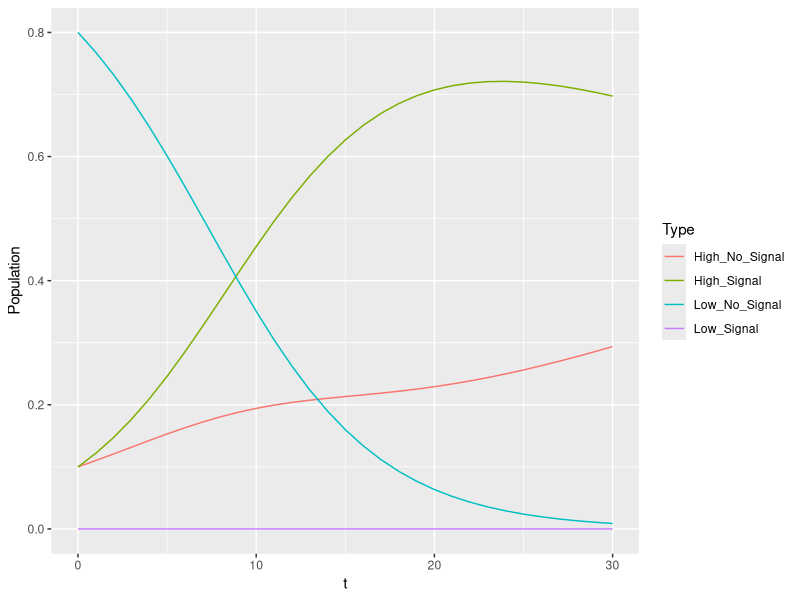
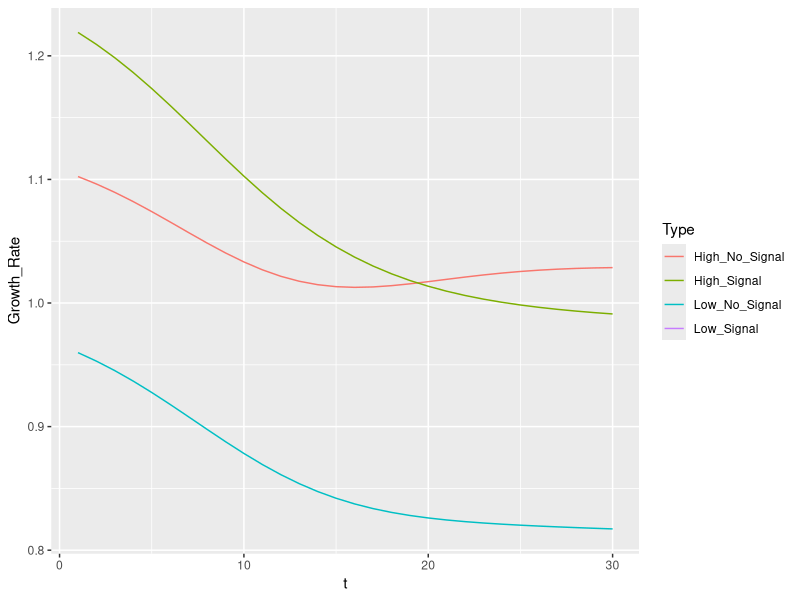
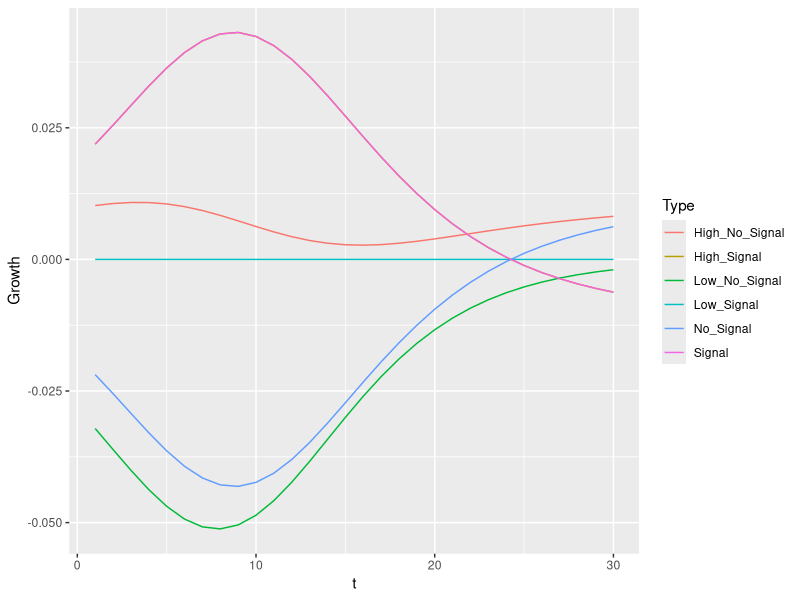
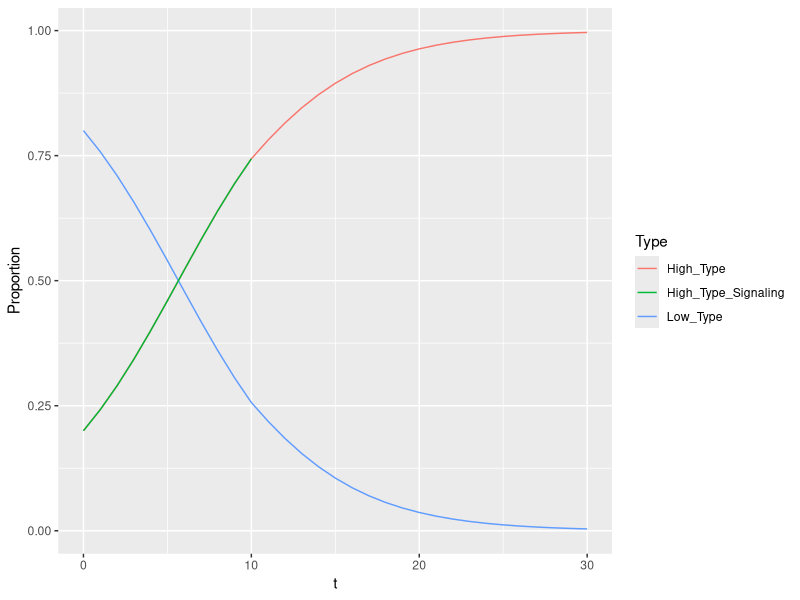
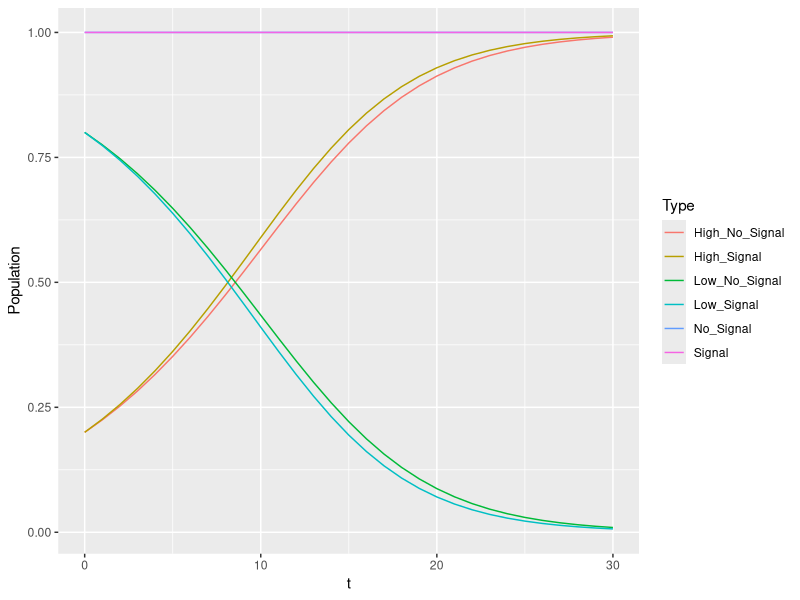
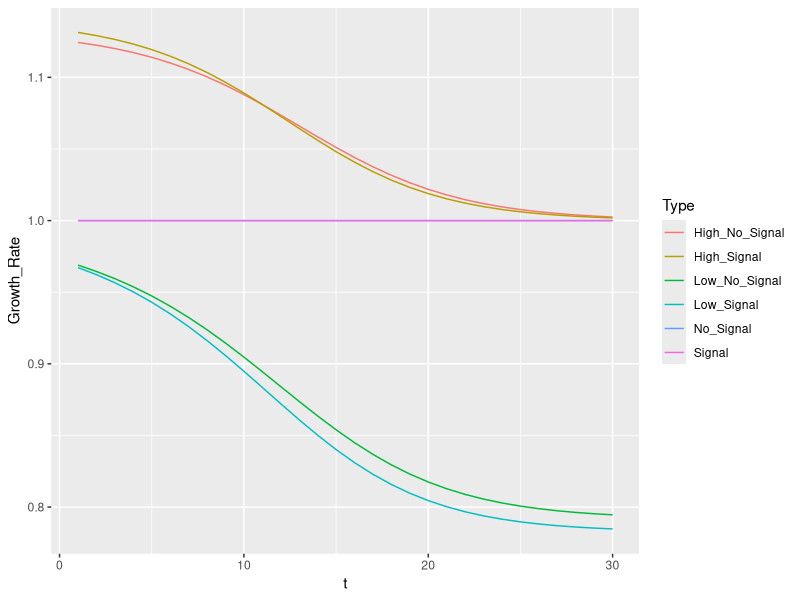
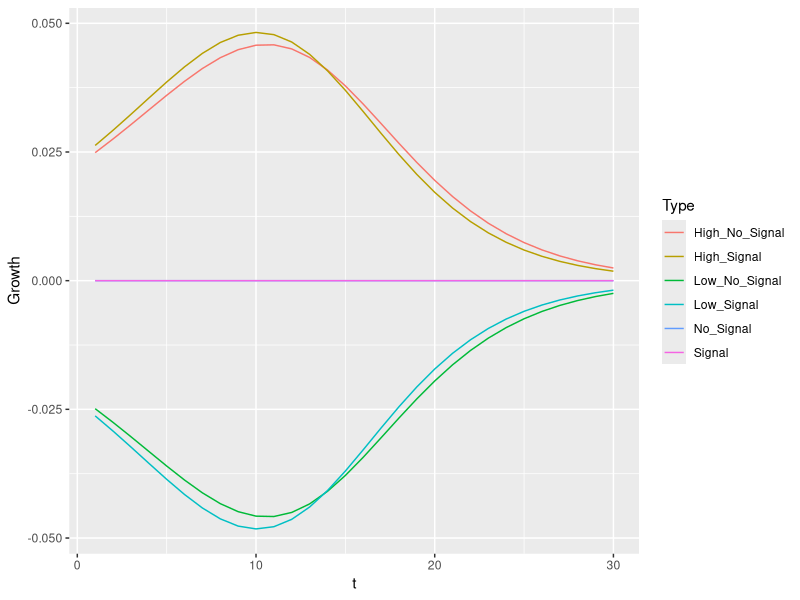
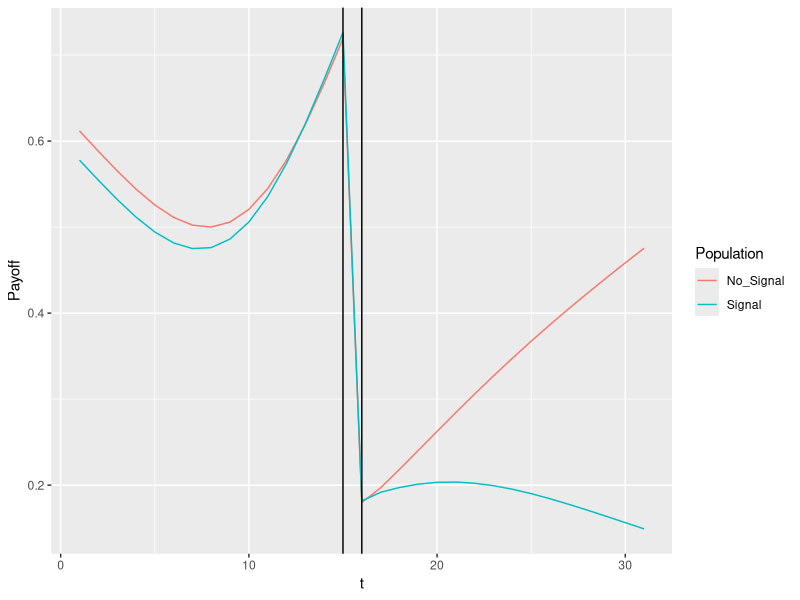

Source code (R) for these figures, in order:
library("tidyverse", "shiny", "stringr")

time = 30
vHH =1.2
vHL = 1.02
vLH = .95
vLL = .9
K = .05
ratio = .2
ratio_l = 0
ratio_h = .5
pop_grow = "Fixed population"
#"Fixed population", "Unbounded exponential growth", "Logistic growth to capacity"
join_scenario = "Fight"
#"Fight", "Merge"

evo = function(ratio, ratio_h, ratio_l, vHH, vHL, vLH, vLL, K, time, pop_grow){
  H_N = (1-ratio_h)*ratio
  H_S = ratio_h*ratio
  L_N = (1-ratio_l)*(1-ratio)
  L_S = ratio_l*(1-ratio)
  pop = data.frame(H_N,H_S,L_N,L_S)
  SHH = max(vHH - K, 0)
  SHL = max(vHL - K, 0)
  SLH = max(vLH - K, 0)
  SLL = max(vLL - K, 0)
  payoffs = data.frame(vHH,vHL,vLH,vLL,SHH,SHL,SLH,SLL)
  expected_payoffs = data.frame()
  for(i in 1:time){
    H_N = as.numeric(tail(pop,1)[1])
    H_S = as.numeric(tail(pop,1)[2])
    L_N = as.numeric(tail(pop,1)[3])
    L_S = as.numeric(tail(pop,1)[4])
    S_H = if(H_S+L_S>0){
      H_S/(H_S+L_S)} else {0}
    S_L = 1-S_H
    N_H = if(H_N+L_N>0){
      H_N/(H_N+L_N)} else {0}
    N_L = 1-N_H
    H_N_P = H_N*(N_H*as.numeric(payoffs[1])+N_L*as.numeric(payoffs[2]))
    H_S_P = H_S*(S_H*as.numeric(payoffs[5])+S_L*as.numeric(payoffs[6]))
    L_N_P = L_N*(N_H*as.numeric(payoffs[3])+N_L*as.numeric(payoffs[4]))
    L_S_P = L_S*(S_H*as.numeric(payoffs[7])+S_L*as.numeric(payoffs[8]))
    if (pop_grow == "Fixed population"){
      Total_P = H_N_P+H_S_P+L_N_P+L_S_P
      expected_payoffs1 = data.frame(High_No_Signal = H_N_P/(H_N*Total_P), High_Signal = H_S_P/(H_S*Total_P), Low_No_Signal = L_N_P/(L_N*Total_P), Low_Signal = L_S_P/(L_S*Total_P))
      H_N = H_N_P/Total_P
      H_S = H_S_P/Total_P
      L_N = L_N_P/Total_P
      L_S = L_S_P/Total_P
    }
    if (pop_grow == "Unbounded exponential growth") {
      expected_payoffs1 = data.frame(High_No_Signal = H_N_P/H_N, High_Signal = H_S_P/H_S, Low_No_Signal = L_N_P/L_N, Low_Signal = L_S_P/L_S)
      H_N = H_N_P
      H_S = H_S_P
      L_N = L_N_P
      L_S = L_S_P
    }
    pop1 = data.frame(H_N,H_S,L_N,L_S)
    pop = rbind(pop, pop1)
    expected_payoffs = rbind(expected_payoffs, expected_payoffs1)
  }
  
  growth = pop[2:(time+1),]-pop[1:time,]
  growth = growth %>%
    rename(High_No_Signal = H_N,
           High_Signal = H_S,
           Low_No_Signal = L_N,
           Low_Signal = L_S) %>%
    mutate(t = 1:time,
           Signal = High_Signal + Low_Signal,
           No_Signal = High_No_Signal + Low_No_Signal) %>%
    gather("No_Signal", "High_No_Signal", "Low_No_Signal", "Signal", "High_Signal", "Low_Signal", key = Type, value = "Growth")
  
  pop = pop %>%
    rename(High_No_Signal = H_N,
           High_Signal = H_S,
           Low_No_Signal = L_N,
           Low_Signal = L_S) %>%
    mutate(t = 0:time) %>%
    gather("High_No_Signal", "Low_No_Signal", "High_Signal", "Low_Signal", key = Type, value = "Population")
  
  expected_payoffs = expected_payoffs %>%
    mutate(t = 1:time) %>%
    gather("High_No_Signal", "Low_No_Signal", "High_Signal", "Low_Signal", key = Type, value = "Growth_Rate")
  list(pop, expected_payoffs, growth)
}

pop_evo = evo(ratio, ratio_h, ratio_l, vHH, vHL, vLH, vLL, K, time, pop_grow)[[1]]
rate_evo = evo(ratio, ratio_h, ratio_l, vHH, vHL, vLH, vLL, K, time, pop_grow)[[2]]
grow_evo = evo(ratio, ratio_h, ratio_l, vHH, vHL, vLH, vLL, K, time, pop_grow)[[3]]



ggplot(data = pop_evo, aes(x = t, y = Population, color = Type)) +
  geom_line()

ggplot(data = rate_evo, aes(x = t, y = Growth_Rate, color = Type)) +
  geom_line()

ggplot(data = grow_evo, aes(x = t, y = Growth, color = Type)) +
  geom_line()

evo_elect = function(ratio, vHH, vHL, vLH, vLL, K, time){
  SHH = max(vHH - K, 0)
  SHL = max(vHL - K, 0)
  SLH = max(vLH - K, 0)
  SLL = max(vLL - K, 0)
  payoffs = data.frame(vHH,vHL,vLH,vLL,SHH,SHL,SLH,SLL)
  H = ratio
  L = 1-ratio
  vH = H*vHH+L*vHL
  if(SHH>vH){
    S = 1
  } else {
    S = 0
  }
  pop = data.frame(H,L,S)
  for(i in 1:time){
    H = as.numeric(tail(pop,1)[1])
    L = as.numeric(tail(pop,1)[2])
    vH = H*as.numeric(payoffs[1])+L*as.numeric(payoffs[2])
    if(SHH>vH){
      S = 1
      H_P = H*SHH
    } else {
      S = 0
      H_P = H*vH
    }
    L_P = L*((1-S)*(H*vLH+L*vLL)+S*vLL)
    Total_P = H_P+L_P
    H = H_P/Total_P
    L = L_P/Total_P
    pop1 = data.frame(H,L,S)
    pop = rbind(pop, pop1)
  }
  pop = pop %>%
    rename(High_Type = H,
           Low_Type = L,
           Signal = S) %>%
    mutate(t = 0:time) %>%
    gather("High_Type", "Low_Type", key = Type, value = Proportion)
  pop$Signal[pop$Type=="Low_Type"]=0
  pop$Signal = as.factor(pop$Signal)
  pop
}

pop_evo_elect = evo_elect(ratio, vHH, vHL, vLH, vLL, K, time)

pop_evo_electS = pop_evo_elect %>%
  filter(Signal == 1)
pop_evo_electS$Type = "High_Type_Signaling"

ggplot(data = pop_evo_elect, aes(x = t, y = Proportion, color = Type)) +
  geom_line()+
  geom_line(data = pop_evo_electS, aes(x = t, y = Proportion, color = Type))

evo_apart = function(ratio, vHH, vHL, vLH, vLL, K, time, pop_grow){
  H_N = ratio
  H_S = ratio
  L_N = 1-ratio
  L_S = 1-ratio
  pop = data.frame(H_N,H_S,L_N,L_S)
  SHH = max(vHH - K, 0)
  SHL = max(vHL - K, 0)
  SLH = max(vLH - K, 0)
  SLL = max(vLL - K, 0)
  payoffs = data.frame(vHH,vHL,vLH,vLL,SHH,SHL,SLH,SLL)
  expected_payoffs = data.frame()
  group_payoffs = data.frame()
  for(i in 1:time){
    H_N = as.numeric(tail(pop,1)[1])
    H_S = as.numeric(tail(pop,1)[2])
    L_N = as.numeric(tail(pop,1)[3])
    L_S = as.numeric(tail(pop,1)[4])
    S_H = if(H_S+L_S>0){
      H_S/(H_S+L_S)} else {0}
    S_L = 1-S_H
    N_H = if(H_N+L_N>0){
      H_N/(H_N+L_N)} else {0}
    N_L = 1-N_H
    H_N_P = H_N*(N_H*as.numeric(payoffs[1])+N_L*as.numeric(payoffs[2]))
    H_S_P = H_S*(S_H*as.numeric(payoffs[5])+S_L*as.numeric(payoffs[6]))
    L_N_P = L_N*(N_H*as.numeric(payoffs[3])+N_L*as.numeric(payoffs[4]))
    L_S_P = L_S*(S_H*as.numeric(payoffs[7])+S_L*as.numeric(payoffs[8]))
    if (pop_grow == "Fixed population"){
      Total_N_P = H_N_P+L_N_P
      Total_S_P = H_S_P+L_S_P
      expected_payoffs1 = data.frame(High_No_Signal = H_N_P/(H_N*Total_N_P), High_Signal = H_S_P/(H_S*Total_S_P), Low_No_Signal = L_N_P/(L_N*Total_N_P), Low_Signal = L_S_P/(L_S*Total_S_P))
      H_N = H_N_P/Total_N_P
      H_S = H_S_P/Total_S_P
      L_N = L_N_P/Total_N_P
      L_S = L_S_P/Total_S_P
    }
    if (pop_grow == "Unbounded exponential growth") {
      expected_payoffs1 = data.frame(High_No_Signal = H_N_P/H_N, High_Signal = H_S_P/H_S, Low_No_Signal = L_N_P/L_N, Low_Signal = L_S_P/L_S)
      H_N = H_N_P
      H_S = H_S_P
      L_N = L_N_P
      L_S = L_S_P
    }
    pop1 = data.frame(H_N,H_S,L_N,L_S)
    pop = rbind(pop, pop1)
    group_payoffs1 = data.frame(No_Signal = expected_payoffs1[[1]]*N_H + expected_payoffs1[[3]]*N_L, Signal = expected_payoffs1[[2]]*S_H + expected_payoffs1[[4]]*S_L)
    group_payoffs = rbind(group_payoffs, group_payoffs1)
    expected_payoffs = rbind(expected_payoffs, expected_payoffs1)
  }
  growth = pop[2:(time+1),]-pop[1:time,]
  growth = growth %>%
    rename(High_No_Signal = H_N,
           High_Signal = H_S,
           Low_No_Signal = L_N,
           Low_Signal = L_S) %>%
    mutate(t = 1:time,
           Signal = High_Signal + Low_Signal,
           No_Signal = High_No_Signal + Low_No_Signal) %>%
    gather("No_Signal", "High_No_Signal", "Low_No_Signal", "Signal", "High_Signal", "Low_Signal", key = Type, value = "Growth")
  
  pop = pop %>%
    rename(High_No_Signal = H_N,
           High_Signal = H_S,
           Low_No_Signal = L_N,
           Low_Signal = L_S) %>%
    mutate(t = 0:time,
           Signal = High_Signal + Low_Signal,
           No_Signal = High_No_Signal + Low_No_Signal) %>%
    gather("No_Signal", "High_No_Signal", "Low_No_Signal", "Signal", "High_Signal", "Low_Signal", key = Type, value = "Population")
  
  expected_payoffs = cbind(expected_payoffs,group_payoffs)
  expected_payoffs = expected_payoffs %>%
    mutate(t = 1:time) %>%
    gather("No_Signal", "High_No_Signal", "Low_No_Signal", "Signal", "High_Signal", "Low_Signal", key = Type, value = "Growth_Rate")
  list(pop, expected_payoffs, growth)
}

pop_evo_A = evo_apart(ratio, vHH, vHL, vLH, vLL, K, time, pop_grow)[[1]]
rate_evo_A = evo_apart(ratio, vHH, vHL, vLH, vLL, K, time, pop_grow)[[2]]
grow_evo_A = evo_apart(ratio, vHH, vHL, vLH, vLL, K, time, pop_grow)[[3]]

ggplot(data = pop_evo_A, aes(x = t, y = Population, color = Type)) +
  geom_line()

ggplot(data = rate_evo_A, aes(x = t, y = Growth_Rate, color = Type))+
  geom_line()

ggplot(data = grow_evo_A, aes(x = t, y = Growth, color = Type))+
  geom_line()

evo_join = function(ratio, vHH, vHL, vLH, vLL, K, time, pop_grow, join_scenario){
  H_N = ratio
  H_S = ratio
  L_N = 1-ratio
  L_S = 1-ratio
  pop = data.frame(H_N,H_S,L_N,L_S)
  SHH = max(vHH - K, 0)
  SHL = max(vHL - K, 0)
  SLH = max(vLH - K, 0)
  SLL = max(vLL - K, 0)
  payoffs = data.frame(vHH,vHL,vLH,vLL,SHH,SHL,SLH,SLL)
  fitness = data.frame()
  for(i in 1:ceiling(time/2)){
    H_N = as.numeric(tail(pop,1)[1])
    H_S = as.numeric(tail(pop,1)[2])
    L_N = as.numeric(tail(pop,1)[3])
    L_S = as.numeric(tail(pop,1)[4])
    H_N_P = H_N*(H_N*as.numeric(payoffs[1])+L_N*as.numeric(payoffs[2]))
    H_S_P = H_S*(H_S*as.numeric(payoffs[5])+L_S*as.numeric(payoffs[6]))
    L_N_P = L_N*(H_N*as.numeric(payoffs[3])+L_N*as.numeric(payoffs[4]))
    L_S_P = L_S*(H_S*as.numeric(payoffs[7])+L_S*as.numeric(payoffs[8]))
    Total_N_P = H_N_P+L_N_P
    Total_S_P = H_S_P+L_S_P
    H_N = H_N_P/Total_N_P
    H_S = H_S_P/Total_S_P
    L_N = L_N_P/Total_N_P
    L_S = L_S_P/Total_S_P
    fitness1 = data.frame(H_N_P,H_S_P,L_N_P,L_S_P)
    fitness = rbind(fitness, fitness1)
    pop1 = data.frame(H_N,H_S,L_N,L_S)
    pop = rbind(pop, pop1)
  }
  pop1 = pop1/2
  pop = rbind(pop,pop1)
  fitness1 = fitness1/2
  fitness = rbind(fitness, fitness1)
  for(i in (ceiling(time/2)+1):time){
    H_N = as.numeric(tail(pop,1)[1])
    H_S = as.numeric(tail(pop,1)[2])
    L_N = as.numeric(tail(pop,1)[3])
    L_S = as.numeric(tail(pop,1)[4])
    S_H = if(H_S+L_S>0){
      H_S/(H_S+L_S)} else {0}
    S_L = 1-S_H
    N_H = if(H_N+L_N>0){
      H_N/(H_N+L_N)} else {0}
    N_L = 1-N_H
    H_N_P = H_N*(N_H*as.numeric(payoffs[1])+N_L*as.numeric(payoffs[2]))
    H_S_P = H_S*(S_H*as.numeric(payoffs[5])+S_L*as.numeric(payoffs[6]))
    L_N_P = L_N*(N_H*as.numeric(payoffs[3])+N_L*as.numeric(payoffs[4]))
    L_S_P = L_S*(S_H*as.numeric(payoffs[7])+S_L*as.numeric(payoffs[8]))
    Total_P = H_N_P+H_S_P+L_N_P+L_S_P
    H_N = H_N_P/Total_P
    H_S = H_S_P/Total_P
    L_N = L_N_P/Total_P
    L_S = L_S_P/Total_P
    fitness1 = data.frame(H_N_P,H_S_P,L_N_P,L_S_P)
    fitness = rbind(fitness, fitness1)
    pop1 = data.frame(H_N,H_S,L_N,L_S)
    pop = rbind(pop, pop1)
  }
  group_pay = pop[2:(time+2),]*fitness
  group_pay = group_pay %>%
    mutate(No_Signal = H_N+L_N,
           Signal = H_S+L_S,
           t = 1:(time+1)) %>%
    gather("Signal", "No_Signal", key = Population, value = Payoff)
  pop = pop %>%
    rename(High_No_Signal = H_N,
           High_Signal = H_S,
           Low_No_Signal = L_N,
           Low_Signal = L_S) %>%
    mutate(t = 0:(time+1)) %>%
    gather("High_No_Signal", "High_Signal", "Low_No_Signal", "Low_Signal", key = Type, value = Proportion)
  fitness = fitness %>%
    rename(High_No_Signal = H_N_P,
           High_Signal = H_S_P,
           Low_No_Signal = L_N_P,
           Low_Signal = L_S_P) %>%
    mutate(t = 1:(time+1)) %>%
    gather("High_No_Signal", "High_Signal", "Low_No_Signal", "Low_Signal", key = Type, value = Payoff)
  list(pop, fitness, group_pay)
}

test=evo_join(ratio, vHH, vHL, vLH, vLL, K, time)

ggplot(data = test[[3]], aes(x = t, y = Payoff, color = Population)) +
  geom_line()+
  geom_vline(xintercept = ceiling(time/2))+
  geom_vline(xintercept = ceiling(time/2)+1)


evo_apart_high = function(ratio, vHH, vHL, vLH, vLL, K, time, pop_grow){
  H_N = ratio
  H_S = ratio
  L_N = 1-ratio
  L_S = 1-ratio
  pop = data.frame(H_N,H_S,L_N,L_S)
  SHH = max(vHH - K, 0)
  SHL = max(vHL - K, 0)
  SLH = max(vLH - K, 0)
  SLL = max(vLL - K, 0)
  payoffs = data.frame(vHH,vHL,vLH,vLL,SHH,SHL,SLH,SLL)
  expected_payoffs = data.frame()
  group_payoffs = data.frame()
  for(i in 1:time){
    H_N = as.numeric(tail(pop,1)[1])
    H_S = as.numeric(tail(pop,1)[2])
    L_N = as.numeric(tail(pop,1)[3])
    L_S = as.numeric(tail(pop,1)[4])
    S_H = if(H_S+L_S>0){
      H_S/(H_S+L_S)} else {0}
    S_L = 1-S_H
    N_H = if(H_N+L_N>0){
      H_N/(H_N+L_N)} else {0}
    N_L = 1-N_H
    H_N_P = H_N*(N_H*as.numeric(payoffs[1])+N_L*as.numeric(payoffs[2]))
    H_S_P = SHH*H_S
    L_N_P = L_N*(N_H*as.numeric(payoffs[3])+N_L*as.numeric(payoffs[4]))
    L_S_P = vLL*L_S
    if (pop_grow == "Fixed population"){
      Total_N_P = H_N_P+L_N_P
      Total_S_P = H_S_P+L_S_P
      expected_payoffs1 = data.frame(High_No_Signal = H_N_P/(H_N*Total_N_P), High_Signal = H_S_P/(H_S*Total_S_P), Low_No_Signal = L_N_P/(L_N*Total_N_P), Low_Signal = L_S_P/(L_S*Total_S_P))
      H_N = H_N_P/Total_N_P
      H_S = H_S_P/Total_S_P
      L_N = L_N_P/Total_N_P
      L_S = L_S_P/Total_S_P
    }
    if (pop_grow == "Unbounded exponential growth") {
      expected_payoffs1 = data.frame(High_No_Signal = H_N_P/H_N, High_Signal = H_S_P/H_S, Low_No_Signal = L_N_P/L_N, Low_Signal = L_S_P/L_S)
      H_N = H_N_P
      H_S = H_S_P
      L_N = L_N_P
      L_S = L_S_P
    }
    pop1 = data.frame(H_N,H_S,L_N,L_S)
    pop = rbind(pop, pop1)
    group_payoffs1 = data.frame(No_Signal = expected_payoffs1[[1]]*N_H + expected_payoffs1[[3]]*N_L, Signal = expected_payoffs1[[2]]*S_H + expected_payoffs1[[4]]*S_L)
    group_payoffs = rbind(group_payoffs, group_payoffs1)
    expected_payoffs = rbind(expected_payoffs, expected_payoffs1)
  }
  growth = pop[2:(time+1),]-pop[1:time,]
  growth = growth %>%
    rename(High_No_Signal = H_N,
           High_Signal = H_S,
           Low_No_Signal = L_N,
           Low_Signal = L_S) %>%
    mutate(t = 1:time,
           Signal = High_Signal + Low_Signal,
           No_Signal = High_No_Signal + Low_No_Signal) %>%
    gather("No_Signal", "High_No_Signal", "Low_No_Signal", "Signal", "High_Signal", "Low_Signal", key = Type, value = "Growth")
  
  pop = pop %>%
    rename(High_No_Signal = H_N,
           High_Signal = H_S,
           Low_No_Signal = L_N,
           Low_Signal = L_S) %>%
    mutate(t = 0:time,
           Signal = High_Signal + Low_Signal,
           No_Signal = High_No_Signal + Low_No_Signal) %>%
    gather("No_Signal", "High_No_Signal", "Low_No_Signal", "Signal", "High_Signal", "Low_Signal", key = Type, value = "Population")
  
  expected_payoffs = cbind(expected_payoffs,group_payoffs)
  expected_payoffs = expected_payoffs %>%
    mutate(t = 1:time) %>%
    gather("No_Signal", "High_No_Signal", "Low_No_Signal", "Signal", "High_Signal", "Low_Signal", key = Type, value = "Growth_Rate")
  list(pop, expected_payoffs, growth)
}

pop_evo_A_H = evo_apart_high(ratio, vHH, vHL, vLH, vLL, K, time,pop_grow)[[1]]
rate_evo_A_H = evo_apart_high(ratio, vHH, vHL, vLH, vLL, K, time, pop_grow)[[2]]
grow_evo_A_H = evo_apart_high(ratio, vHH, vHL, vLH, vLL, K, time, pop_grow)[[3]]

ggplot(data = pop_evo_A_H, aes(x = t, y = Population, color = Type)) +
  geom_line()

ggplot(data = rate_evo_A_H, aes(x = t, y = Growth_Rate, color = Type))+
  geom_line()

ggplot(data = grow_evo_A_H, aes(x = t, y = Growth, color = Type))+
  geom_line()

evo_join_high = function(ratio, vHH, vHL, vLH, vLL, K, time){
  H_N = ratio
  H_S = ratio
  L_N = 1-ratio
  L_S = 1-ratio
  pop = data.frame(H_N,H_S,L_N,L_S)
  SHH = max(vHH - K, 0)
  SHL = max(vHL - K, 0)
  SLH = max(vLH - K, 0)
  SLL = max(vLL - K, 0)
  payoffs = data.frame(vHH,vHL,vLH,vLL,SHH,SHL,SLH,SLL)
  fitness = data.frame()
  for(i in 1:ceiling(time/2)){
    H_N = as.numeric(tail(pop,1)[1])
    H_S = as.numeric(tail(pop,1)[2])
    L_N = as.numeric(tail(pop,1)[3])
    L_S = as.numeric(tail(pop,1)[4])
    H_N_P = H_N*(H_N*as.numeric(payoffs[1])+L_N*as.numeric(payoffs[2]))
    H_S_P = H_S*(H_S*as.numeric(payoffs[5])+L_S*as.numeric(payoffs[6]))
    L_N_P = L_N*(H_N*as.numeric(payoffs[3])+L_N*as.numeric(payoffs[4]))
    L_S_P = L_S*(H_S*as.numeric(payoffs[7])+L_S*as.numeric(payoffs[8]))
    Total_N_P = H_N_P+L_N_P
    Total_S_P = H_S_P+L_S_P
    H_N = H_N_P/Total_N_P
    H_S = H_S_P/Total_S_P
    L_N = L_N_P/Total_N_P
    L_S = L_S_P/Total_S_P
    fitness1 = data.frame(H_N_P,H_S_P,L_N_P,L_S_P)
    fitness = rbind(fitness, fitness1)
    pop1 = data.frame(H_N,H_S,L_N,L_S)
    pop = rbind(pop, pop1)
  }
  pop1 = pop1/2
  pop = rbind(pop,pop1)
  fitness1 = fitness1/2
  fitness = rbind(fitness, fitness1)
  for(i in (ceiling(time/2)+1):time){
    H_N = as.numeric(tail(pop,1)[1])
    H_S = as.numeric(tail(pop,1)[2])
    L_N = as.numeric(tail(pop,1)[3])
    L_S = as.numeric(tail(pop,1)[4])
    S_H = if(H_S+L_S>0){
      H_S/(H_S+L_S)} else {0}
    S_L = 1-S_H
    N_H = if(H_N+L_N>0){
      H_N/(H_N+L_N)} else {0}
    N_L = 1-N_H
    H_N_P = H_N*(N_H*as.numeric(payoffs[1])+N_L*as.numeric(payoffs[2]))
    H_S_P = H_S*(S_H*as.numeric(payoffs[5])+S_L*as.numeric(payoffs[6]))
    L_N_P = L_N*(N_H*as.numeric(payoffs[3])+N_L*as.numeric(payoffs[4]))
    L_S_P = L_S*(S_H*as.numeric(payoffs[7])+S_L*as.numeric(payoffs[8]))
    Total_P = H_N_P+H_S_P+L_N_P+L_S_P
    H_N = H_N_P/Total_P
    H_S = H_S_P/Total_P
    L_N = L_N_P/Total_P
    L_S = L_S_P/Total_P
    fitness1 = data.frame(H_N_P,H_S_P,L_N_P,L_S_P)
    fitness = rbind(fitness, fitness1)
    pop1 = data.frame(H_N,H_S,L_N,L_S)
    pop = rbind(pop, pop1)
  }
  group_pay = pop[2:(time+2),]*fitness
  group_pay = group_pay %>%
    mutate(No_Signal = H_N+L_N,
           Signal = H_S+L_S,
           t = 1:(time+1)) %>%
    gather("Signal", "No_Signal", key = Population, value = Payoff)
  pop = pop %>%
    rename(High_No_Signal = H_N,
           High_Signal = H_S,
           Low_No_Signal = L_N,
           Low_Signal = L_S) %>%
    mutate(t = 0:(time+1)) %>%
    gather("High_No_Signal", "High_Signal", "Low_No_Signal", "Low_Signal", key = Type, value = Proportion)
  fitness = fitness %>%
    rename(High_No_Signal = H_N_P,
           High_Signal = H_S_P,
           Low_No_Signal = L_N_P,
           Low_Signal = L_S_P) %>%
    mutate(t = 1:(time+1)) %>%
    gather("High_No_Signal", "High_Signal", "Low_No_Signal", "Low_Signal", key = Type, value = Payoff)
  list(pop, fitness, group_pay)
}
